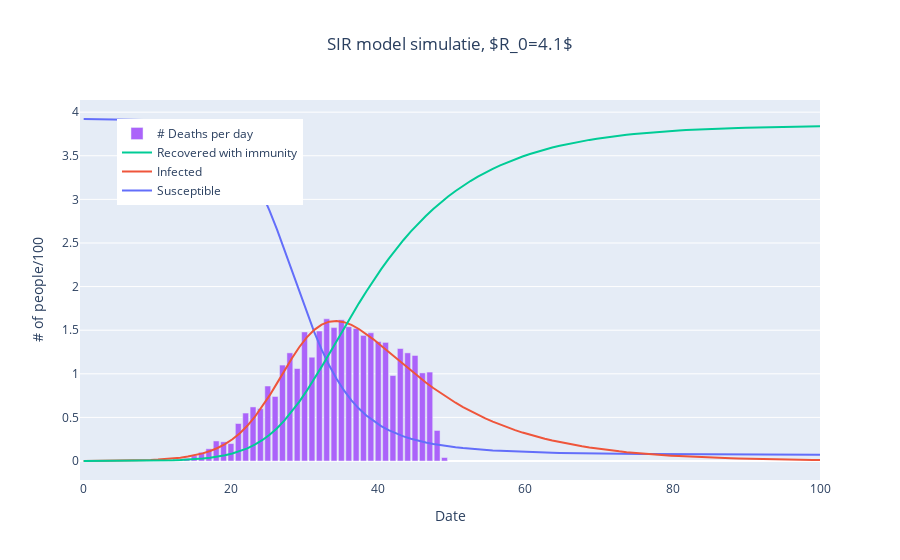

Source (notebook cell):
### Code cell
import numpy as np
from scipy.integrate import odeint
import matplotlib.pyplot as plt
%matplotlib notebook

y=df_deaths['oud']+df_deaths['nieuw']
l=len(y)
x=np.arange(0, l,1, float)
# Total population, N.
N = M
# Initial number of infected and recovered individuals, I0 and R0.
I0, R0 = 1, 0
# Everyone else, S0, is susceptible to infection initially.
S0 = N - I0 - R0
# Contact rate, beta, and mean recovery rate, gamma, (in 1/days).
beta, gamma = 0.37, 1./11
# A grid of time points (in days)
t = np.linspace(0, 100, 100)

# The SIR model differential equations.
def deriv(y, t, N, beta, gamma):
    S, I, R = y
    dSdt = -beta * S * I / N
    dIdt = beta * S * I / N - gamma * I
    dRdt = gamma * I
    return dSdt, dIdt, dRdt

# Initial conditions vector
y0 = S0, I0, R0
# Integrate the SIR equations over the time grid, t.
ret = odeint(deriv, y0, t, args=(N, beta, gamma))
S, I, R = ret.T

# Plot the data on three separate curves for S(t), I(t) and R(t)
fig = plt.figure(facecolor='w')
ax = fig.add_subplot(111,  axisbelow=True)
ax.plot(t, S/1000, 'b', alpha=0.5, lw=2, label='Susceptible')
ax.plot(t, I/1000, 'r', alpha=0.5, lw=2, label='Infected')
ax.plot(t, R/1000, 'g', alpha=0.5, lw=2, label='Recovered with immunity')
ax.plot(x,y/100)
ax.set_xlabel('tijd in dagen')
ax.set_ylabel('Aantal (x100)')
#ax.set_ylim(0,3)
ax.yaxis.set_tick_params(length=0)
ax.xaxis.set_tick_params(length=0)
plt.title("SIR model simulatie, $R_0=%.1f$"%(beta/gamma))
ax.grid(b=True, which='major', c='w', lw=2, ls='-')
legend = ax.legend()
legend.get_frame().set_alpha(0.5)
for spine in ('top', 'right', 'bottom', 'left'):
    ax.spines[spine].set_visible(False)

plt.show()


fig = go.Figure()
fig.add_trace(go.Scatter(x=t, y=S/1000,name="Susceptible"))
fig.add_trace(go.Scatter(x=t,y=I/1000,name="Infected"))
fig.add_trace(go.Scatter(x=t,y=R/1000,name="Recovered with immunity"))
fig.add_trace(go.Bar(x=x,y=y/100,name="# Deaths per day"))


title="Deaths per day"
title="SIR model simulatie, $R_0=%.1f$"%(beta/gamma)
yaxis_title="# of people/100"
fig.update_layout(#yaxis_type="log",
                  title=title,
                  title_xanchor="center",
                  title_x=0.5,
                  xaxis_title="Date",
                  yaxis_title=yaxis_title,
                  legend_x=0.05,
                  legend_y=0.95,
                  font_size=12,
                    barmode='stack'
)
fig.show()
